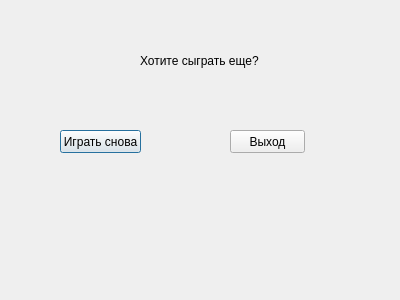
<?xml version="1.0" encoding="UTF-8"?>
<ui version="4.0">
 <class>play_again</class>
 <widget class="QDialog" name="play_again">
  <property name="geometry">
   <rect>
    <x>0</x>
    <y>0</y>
    <width>400</width>
    <height>300</height>
   </rect>
  </property>
  <property name="windowTitle">
   <string>Dialog</string>
  </property>
  <widget class="QPushButton" name="pushButton">
   <property name="geometry">
    <rect>
     <x>60</x>
     <y>130</y>
     <width>81</width>
     <height>23</height>
    </rect>
   </property>
   <property name="text">
    <string>Играть снова</string>
   </property>
  </widget>
  <widget class="QPushButton" name="pushButton_2">
   <property name="geometry">
    <rect>
     <x>230</x>
     <y>130</y>
     <width>75</width>
     <height>23</height>
    </rect>
   </property>
   <property name="focusPolicy">
    <enum>Qt::StrongFocus</enum>
   </property>
   <property name="contextMenuPolicy">
    <enum>Qt::DefaultContextMenu</enum>
   </property>
   <property name="text">
    <string>Выход</string>
   </property>
  </widget>
  <widget class="QLabel" name="label">
   <property name="geometry">
    <rect>
     <x>140</x>
     <y>40</y>
     <width>211</width>
     <height>41</height>
    </rect>
   </property>
   <property name="text">
    <string>Хотите сыграть еще?</string>
   </property>
  </widget>
 </widget>
 <resources/>
 <connections/>
</ui>
